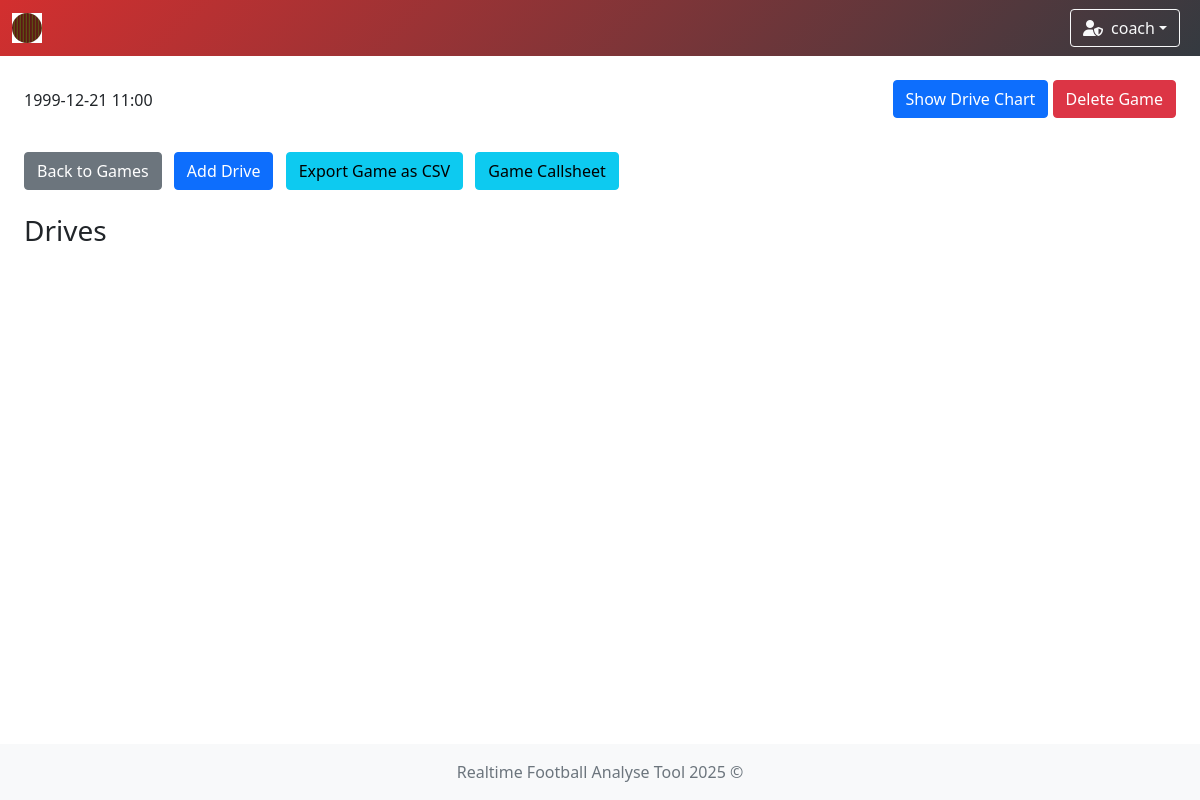
The page /game/1 (signed in) on the database as committed earlier.
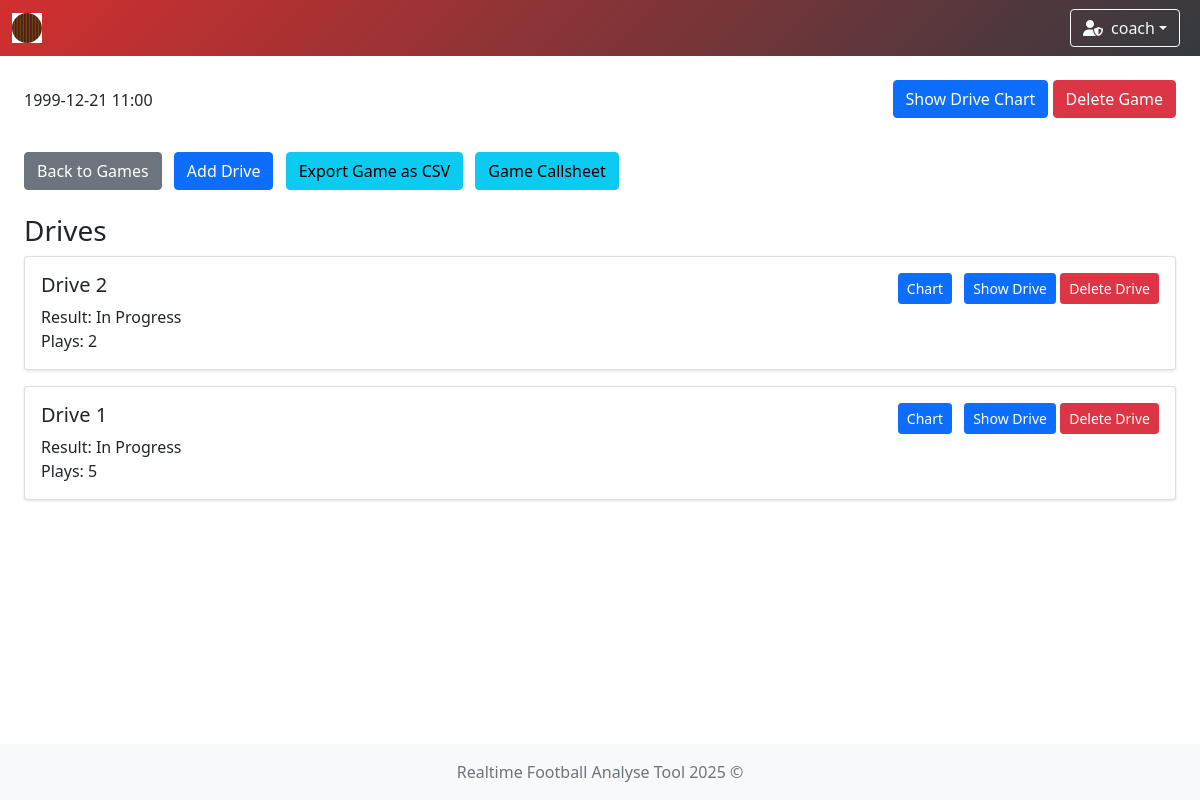
The same page on the database as committed later.
### app/models/team.py (models this page shows)
class TeamModel(db.Model):
    __tablename__ = 'teams'
    id = db.Column(db.Integer, primary_key=True)
    name = db.Column(db.String(100), nullable=False, unique=True)  # prevent duplicate team names
    icon = db.Column(db.String(300), nullable=False)  # longer path for future-proofing
    primary_color = db.Column(db.String(20), nullable=False)
    secondary_color = db.Column(db.String(20), nullable=False)

### app/models/user.py (models this page shows)
class UserModel(db.Model, UserMixin):
    __tablename__ = 'user'
    id = db.Column(db.Integer, primary_key=True)
    username = db.Column(db.String(80), unique=True, nullable=False)
    password = db.Column(db.String(120), nullable=False)
    role = db.Column(db.String(10), nullable=False, default='user')
    team_id = db.Column(db.Integer, db.ForeignKey('teams.id'))
    team = db.relationship('TeamModel', backref='users')

### app/models/game.py (models this page shows, shortened)
class GameModel(db.Model):
    __tablename__ = 'game'
    id: int = db.Column(db.Integer, primary_key=True)
    name: str = db.Column(db.String(100), nullable=False)
    date: datetime = db.Column(db.DateTime, nullable=False, index=True)
    time: str = db.Column(db.String(20), nullable=False)
    home_team_id: Optional[int] = db.Column(db.Integer, db.ForeignKey('teams.id'), nullable=True, index=True)
    away_team_id: Optional[int] = db.Column(db.Integer, db.ForeignKey('teams.id'), nullable=True, index=True)
    home_team = db.relationship('TeamModel', foreign_keys=[home_team_id], lazy=True)
    away_team = db.relationship('TeamModel', foreign_keys=[away_team_id], lazy=True)
    drives = db.relationship('DriveModel', backref='game', lazy=True, cascade='all, delete-orphan')
    @classmethod
    def get_by_id(cls, game_id: int) -> Optional['GameModel']:
        return cls.query.get_or_404(game_id)

### app/models/drive.py (models this page shows)
class DriveModel(db.Model):
    __tablename__ = 'drive'
    id = db.Column(db.Integer, primary_key=True)
    game_id = db.Column(db.Integer, db.ForeignKey('game.id'), nullable=False)
    result = db.Column(db.String(50))
    plays = db.relationship('PlayModel', backref='drive', lazy=True, cascade='all, delete-orphan')

### app/controllers/game.py (the view)
    @login_required
    def game_detail(self, game_id: int) -> str:
        game = GameModel.get_by_id(game_id)
        return render_template(template_name_or_list='game/game_detail.html', game=game)

### app/controllers/user.py (called while the page is built)
    @staticmethod
    def load_user(user_id):
        return UserModel.query.get(int(user_id))

### run.py (called while the page is built)
    def _inject_context(self) -> None:
        @self.app.context_processor
        def inject_teams() -> dict:
            try:
                teams = TeamModel.query.all()
                return dict(teams=teams)
            except Exception as e:
                print(f"[!] Error injecting teams: {str(e)} ({type(e).__name__})")
                return dict(teams=[])

### app/templates/game/game_detail.html (shortened to what this page needs)
{% extends "system/base.html" %}
{% block content %}
<div class="row mb-4">
    <div class="col">
        <p>{{ game.date.strftime('%Y-%m-%d') }} {{ game.time }}</p>
    </div>
    <div class="col text-end">
        <a href="{{ url_for('drive_chart', game_id=game.id) }}" class="btn btn-primary">Show Drive Chart</a>
        {% if current_user.role == 'admin' %}
        <form action="{{ url_for('delete_game', game_id=game.id) }}" method="POST" class="d-inline">
            <button type="submit" class="btn btn-danger"
                    onclick="return confirm('Are you sure you want to delete this game?')">Delete Game</button>
        </form>
        {% else %}
        <button class="btn btn-secondary" disabled>Delete Game</button>
        {% endif %}
    </div>
</div>
<div class="row mb-4">
    <div class="col">
        <form action="{{ url_for('add_drive', game_id=game.id) }}" method="POST">
            <a href="{{ url_for('game_options') }}" class="btn btn-secondary">Back to Games</a>
            <button type="submit" class="btn btn-primary">Add Drive</button>
            <a href="{{ url_for('export_game', game_id=game.id) }}" class="btn btn-info">Export Game as CSV</a>
            <a href="{{ url_for('game_callsheet', game_id=game.id) }}" class="btn btn-info">Game Callsheet</a>
        </form>
    </div>
</div>
<div class="row">
    <div class="col">
        <h3>Drives</h3>
    {% for drive in game.drives|sort(attribute='id', reverse=True) %}
        <div class="card mb-3">
            <div class="card-body">
                <div class="d-flex justify-content-between align-items-start">
                <h5 class="card-title">Drive {{ loop.revindex }}</h5>
                    <div>
                        <a href="{{ url_for('drive_play_chart', game_id=game.id, drive_id=drive.id) }}" class="btn btn-sm btn-primary">Chart</a>
                        <a href="{{ url_for('drive_detail', drive_id=drive.id) }}" class="btn btn-sm btn-primary">Show Drive</a>
                        {% if current_user.role == 'admin' %}
                        <form action="{{ url_for('delete_drive', drive_id=drive.id) }}" method="POST" class="d-inline">
                            <button type="submit" class="btn btn-sm btn-danger"
                                    onclick="return confirm('Are you sure you want to delete this drive?')">Delete Drive</button>
                        </form>
                        {% else %}
                        <button class="btn btn-sm btn-secondary" disabled>Delete Drive</button>
                        {% endif %}
                    </div>
                </div>
                <p class="card-text">
                    Result: {{ drive.result or 'In Progress' }}<br>
                    Plays: {{ drive.plays|length }}
                </p>
            </div>
        </div>
        {% endfor %}
    </div>
</div>
{% endblock %}

### app/templates/system/base.html (shortened to what this page needs)
<!DOCTYPE html>
<html lang="en">
<head>
    <link href="https://cdn.jsdelivr.net/npm/bootstrap@5.1.3/dist/css/bootstrap.min.css" rel="stylesheet"/>
    <link rel="stylesheet" href="https://cdn.jsdelivr.net/npm/bootstrap-icons@1.11.3/font/bootstrap-icons.css"/>
    <link rel="stylesheet" href="https://cdnjs.cloudflare.com/ajax/libs/font-awesome/6.5.0/css/all.min.css"/>
    <link rel="stylesheet" href="https://cdn.datatables.net/1.13.6/css/dataTables.bootstrap5.min.css"/>
    <link rel="stylesheet" href="{{ url_for('static', filename='styles.css') }}"/>
</head>
<body class="{% block body_class %}{% endblock %}">
{% if current_user.is_authenticated %}
    <nav class="navbar navbar-expand-lg navbar-dark"
         style="{% if session.team_color %}background: linear-gradient(135deg, {{ session.team_color }}, #343a40);{% else %}background: linear-gradient(135deg, #4b6cb7, #182848);{% endif %}">
        <div class="container-fluid position-relative">
            <a class="navbar-brand d-flex align-items-center" href="{{ url_for('index') }}">
                {% if session.team_id %}
                    {% for team in teams %}
                        {% if team.id == session.team_id %}
                            <img class="team-logo" src="{{ team.icon }}" alt="{{ team.name }} logo"
                                 style="height:30px; margin-right:8px;"/>
                        {% endif %}
                    {% endfor %}
                {% else %}
                    <a href="{{ url_for('game_options') }}" class="btn btn-outline-light me-2" title="Home">
                        <i class="fas fa-home"></i>
                    </a>
                {% endif %}
            </a>
            <div class="ms-auto d-flex align-items-center">
                <div class="dropdown me-2">
                    <button class="btn btn-outline-light dropdown-toggle d-flex align-items-center" type="button"
                            id="userDropdown" data-bs-toggle="dropdown" aria-expanded="false">
                        {% if current_user.role == 'admin' %}
                            <i class="fas fa-user-shield me-2"></i>
                        {% else %}
                            <i class="fas fa-user me-2"></i>
                        {% endif %}
                        {{ current_user.username }}
                    </button>
                </div>
            </div>
        </div>
    </nav>
{% endif %}
<div class="content-wrapper">
    <div class="container-fluid mt-4 px-4">
        <div id="toast-container" class="toast-container position-fixed bottom-0 end-0 p-3" style="z-index: 1100;">
        </div>
        {% block content %}{% endblock %}
    </div>
</div>
<footer class="footer mt-auto py-3 bg-light">
    <div class="container text-center">
        <span class="text-muted">Realtime Football Analyse Tool 2025 ©</span>
    </div>
</footer>
</body>
</html>

### app/static/styles.css (style rules this page uses)
.navbar { transition: background-color 0.5s ease; }
.team-logo { animation: fadeIn 0.5s ease, pulse 1s ease-in-out; }
html, body { height: 100%; margin: 0; padding: 0; }
body { display: flex; flex-direction: column; min-height: 100vh; }
.content-wrapper { flex: 1 0 auto; }
.footer { flex-shrink: 0; background-color: #f8f9fa; padding: 1rem 0; margin-top: auto; }
.card { margin-bottom: 1rem; box-shadow: 0 1px 3px rgba(0,0,0,0.12); }
.btn + .btn { margin-left: 0.5rem; }

Rows that differ between the two databases and show on the page:
added DriveModel: result "In Progress", plays|length "2"
added DriveModel: result "In Progress", plays|length "5"
